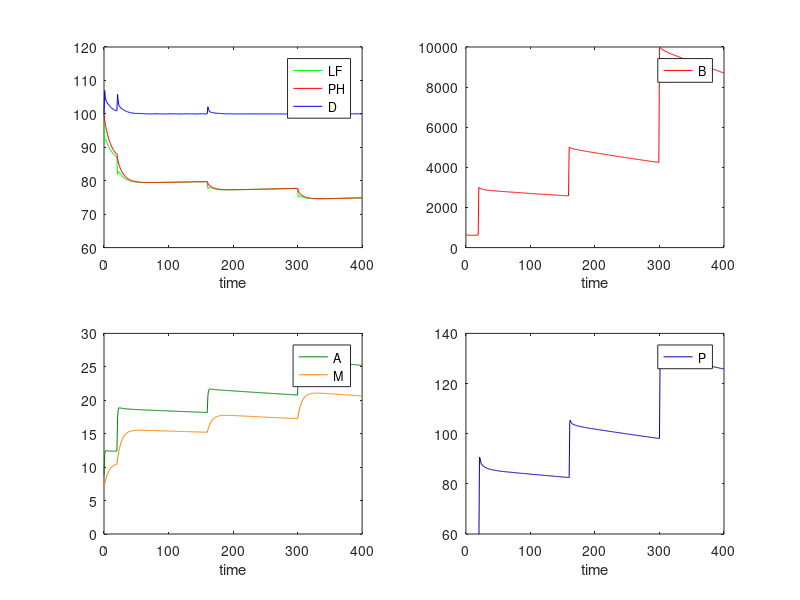

MATLAB code to generate this figure:
%BMED 6310 Group Project Code 11-20
%Cystic Fibrosis Conditions
function CFcodeODE_Extended
CF = 0.5; %1 means the patient has CF, 0 means no CF
if CF == 1
    y0 = [1278.037, 64.7532, 15.04461, 12.75542, 1713.089, 100];
    % initial conditions: B = y0(1), P = y0(2), A = y0(3), M = y0(4), H = y0(5),
    % D = y0(6)
elseif CF == 0
    y0 = [1.383617,6.091615, 2.393149, 1.075577, 2431.41, 100];
else
    Bparm = mean([1.383617,1278.037]);
    Pparm = mean([6.091615, 64.7532]);
    Aparm = mean([2.393149, 15.04461]);
    Mparm = mean([1.075577, 12.75542]);
    Hparm = mean([2431.41, 1713.089]);
    Dparm = 100
    y0 = [Bparm, Pparm, Aparm, Mparm, Hparm, Dparm];
end
%AB = 0; %No antibiotic treatment so AB not needed

t0 = 0;
tf = 400;
hr = 1; %hr = step size
t = t0:hr:19;
[~,yode] = ode45(@diffeqs,t,y0);

t2 = 20:hr:159; %reset bacteria (B) at t = 20, 160, and 300
y02 = [3000; yode(end,2); yode(end,3); yode(end,4); yode(end,5); yode(end,6)];
[~,yode2] = ode45(@diffeqs,t2,y02);

t3 = 160:hr:299;
y03 = [5000; yode2(end,2); yode2(end,3); yode2(end,4); yode2(end,5); yode2(end,6)];
[~,yode3] = ode45(@diffeqs,t3,y03);

t4 = 300:hr:tf;
y04 = [10000; yode3(end,2); yode3(end,3); yode3(end,4); yode3(end,5); yode3(end,6)];
[~,yode4] = ode45(@diffeqs,t4,y04);

if CF == 1
    H0 = 1713.089; %initial H and D (doesn't change throughout)
    D0 = 100;
elseif CF == 0
    H0 = 2431.41;
    D0 = 100;
else
    H0 = mean([1713.089,2431.41]);
    D0 = 100;
end
H = [yode(:,5); yode2(:,5); yode3(:,5); yode4(:,5)];
D = [yode(:,6); yode2(:,6); yode3(:,6); yode4(:,6)];
LF = 100.*((H./D)./(H0./D0));
PH = 100.*H./H0;

tt = t0:hr:tf;
%B = y(1); P = y(2); A = y(3); M = y(4); H = y(5); D = y(6)
figure;
subplot(2,2,1);
plot(tt, LF, 'g') %LF
hold on;
plot(tt, PH, 'r') %PH
plot(tt, [yode(:,6); yode2(:,6); yode3(:,6); yode4(:,6)], 'b') %D
hold off;
xlabel('time')
legend('LF','PH','D');
ylim([60 120]);
subplot(2,2,2);
plot(tt, [yode(:,1); yode2(:,1); yode3(:,1); yode4(:,1)], 'r') %B
xlabel('time')
legend('B');
ylim([0 10000]);
subplot(2,2,3);
plot(tt, [yode(:,3); yode2(:,3); yode3(:,3); yode4(:,3)],'color',[0 .5 0]) %A
hold on;
plot(tt, [yode(:,4); yode2(:,4); yode3(:,4); yode4(:,4)],'color',[1 .5 0]) %M
hold off;
xlabel('time')
legend('A','M');
ylim([0 30]);
subplot(2,2,4);
plot(tt, [yode(:,2); yode2(:,2); yode3(:,2); yode4(:,2)],'color',[0 0 .7]) %P
xlabel('time')
legend('P');
ylim([60 140]);
end

function f = diffeqs(~,y)
CF = 1; %1 means the patient has CF, 0 means no CF
B = y(1); P = y(2); A = y(3); M = y(4); H = y(5); D = y(6);
Bp = (((B^0.8)*(M^1.2)) - ((0.8*B^1.2)*(P^0.1)))*(M^-2.4);
Pp = (20*(B^0.2)*(D^0.4)*(A^-0.1))-50*(P^0.5);
Ap = (15*(B^0.1)*(P^0.1))-12*(A^0.5);
Mp = (0.16*(B^0.25)*(2^CF))-0.15*(M^(2-CF));
Hp = 500-40*(H^0.3)*(P^0.2)*(A^(-0.2));
Dp = (40*(H^0.3)*(P^0.2)*(A^-0.2))-5*D;
f = [Bp;Pp;Ap;Mp;Hp;Dp];
end